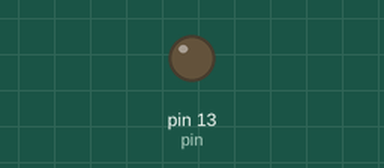
A sketch run on a simulated Arduino Uno, built with avr-gcc and run on an emulated ATmega328P. On the bench: output pins drawn as LEDs (lit = HIGH).

Above: at 0.1 s.
At 10.8 s:
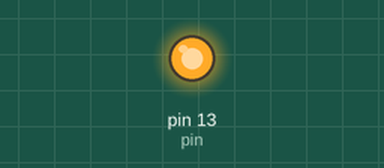
Timing chart, 0 to 19.0 s (numbered marks = the images above):
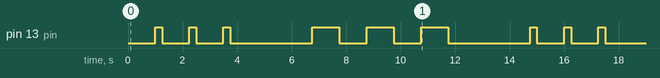

The sketch:

Morseino.ino
```cpp
/*Morse code from string conversion and display on led**/
int pin=13;


/*
C corto
L argo
*/
String Morse[26]={"CL","LCCC","LCLC","LCC","C","CCLC","LLC","CCCC","CC","CLLL","LCL","CLCC","LL","LC","LLL","CLLC","LLCL","CLC","CCC","L","CCL","CCCL","CLL","LCCL","LCLL","LLCC"};


void setup(){
  pinMode(pin,OUTPUT);
}

void largo(){
  digitalWrite(pin,HIGH);
  delay(1000);
  digitalWrite(pin,LOW);
  delay(1000);
}

void corto(){
  digitalWrite(pin,HIGH);
  delay(250);
  digitalWrite(pin,LOW);
  delay(1000);
}

void morseBlink(char code){
  if (code=='C'){
          corto();
  }
  if (code=='L'){
          largo();
  }
}

String morseCode(char letra){
  int index=convertIndex(letra);
  if (index>25 || index<0 ){
    return " ";
  }
  return Morse[index];
}

int convertIndex(char letra){
    return (int)letra-65;
}

int flag=0;
String palabra="SOS";

void loop(){
  delay(1000);

  if (flag==0){
    flag=1;
    for (int i=0;i<palabra.length();i++){
        String letraEnMorse=morseCode(palabra[i]);
        for (int j=0;j<letraEnMorse.length();j++){
            morseBlink(letraEnMorse[j]);
        }
        delay(2000);
   }


  }

}
```

Measured:
- by itself, pin 13 (pin): LOW → HIGH at 1.0 s, → LOW 0.25 s later, → HIGH 1.0 s later, → LOW 0.25 s later, … (18 changes in this stretch)
